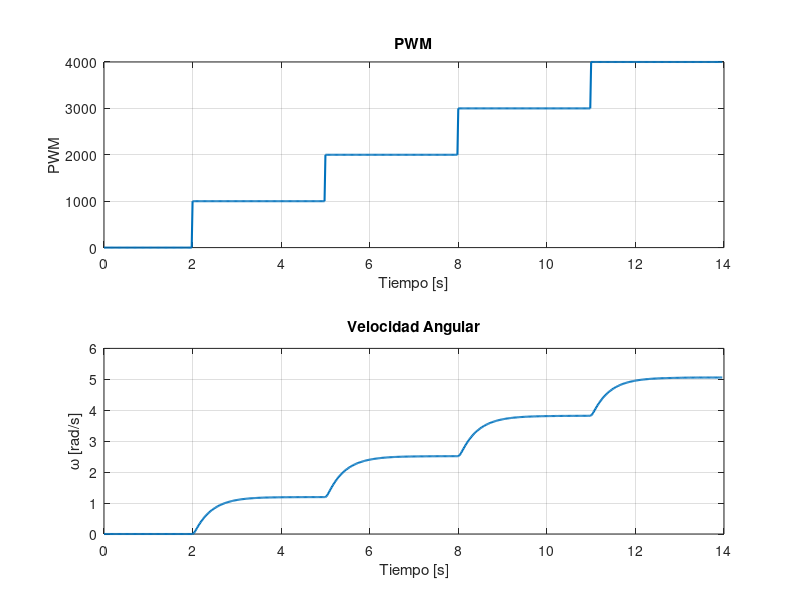

This chart was generated by the following MATLAB code: (Note: this script raises an error after producing the figure.)
% Control LQR de posicion usando:
%   Entrada  -> PWM
%   Salida   -> Velocidad angular
%

clear all
close all
clc

%% =========================================================
%  CARGAR DATOS
% ==========================================================

load("escalon_motor2.mat");

Ts = 20e-3;

u  = all_pwm(:); 
y1 = all_w(:);

N = length(u);

t = (0:N-1)' * Ts;
 

%% =========================================================
%  GRAFICOS DE DATOS
% ==========================================================

figure('Name','Datos Motor','NumberTitle','off')

subplot(2,1,1)
plot(t,u,'LineWidth',1.5)
grid on
xlabel('Tiempo [s]')
ylabel('PWM')
title('PWM')

subplot(2,1,2)
plot(t,y1,'LineWidth',1.5)
grid on
xlabel('Tiempo [s]')
ylabel('\omega [rad/s]')
title('Velocidad Angular')

%% =========================================================
%  IDENTIFICACION DEL SISTEMA
% ==========================================================

datos = iddata(y1,u,Ts);

% Modelo de primer orden
modelo = ssest(datos,1);

disp('Modelo identificado:')
modelo

A = modelo.A;
B = modelo.B;
C = modelo.C;
D = modelo.D;

%% =========================================================
%  MODELO AUMENTADO PARA POSICION
%
%  x1 = theta
%  x2 = omega
%
%  theta_dot = omega
% ==========================================================

%a = A(1,1);
%b = B(1,1);
a = modelo.A(1,1);

b = modelo.C(1,1)*modelo.B(1,1);

A_aug = [0 1;
         0 a];

B_aug = [0;
         b];

C_aug = [1 0];

D_aug = 0;

sys_aug = ss(A_aug,B_aug,C_aug,D_aug);

%% =========================================================
%  DISCRETIZAR SISTEMA
% ==========================================================

sysd = c2d(sys_aug,Ts,'zoh');

Ad = sysd.A;
Bd = sysd.B;
Cd = sysd.C;
Dd = sysd.D;

%% =========================================================
%  CONTROLADOR LQR
% ==========================================================

Q = diag([5000 50]);   % [posicion velocidad]
R = 0.001;

[K,P,E] = dlqr(Ad,Bd,Q,R);

disp('Ganancia LQR:')
disp(K)
%% =========================================================
%  SIMULACION
% ==========================================================

Tf = 4;                       % tiempo simulacion
Nsim = round(Tf/Ts);

x = zeros(2,Nsim);

% Referencia
theta_ref = pi/2;             % 90 grados

% Variables
u_control = zeros(1,Nsim);
pwm       = zeros(1,Nsim);
dir       = zeros(1,Nsim);

%% =========================================================
%  LOOP DE SIMULACION
% ==========================================================

for k = 1:Nsim-1

    % Error de estados
    x_error = x(:,k) - [theta_ref; 0];

    % Ley de control LQR
    control = -K * x_error;

    %% Saturacion PWM

    if control > 4095
        control = 4095;
    end

    if control < -4095
        control = -4095;
    end

    %% PWM y direccion

    pwm(k) = abs(control);

    if control >= 0
        dir(k) = -1;
    else
        dir(k) = 1;
    end

    u_control(k) = control;

    %% Sistema discreto

    x(:,k+1) = Ad*x(:,k) + Bd*control;

end

%% Evitar caida final del grafico

u_control(end) = u_control(end-1);
pwm(end)       = pwm(end-1);
dir(end)       = dir(end-1);

%% =========================================================
%  GRAFICOS DE SIMULACION
% ==========================================================

t_sim = (0:Nsim-1)*Ts;

figure('Name','Simulacion LQR','NumberTitle','off')

plot(t_sim,x(1,:)*180/pi,'LineWidth',1.5)
hold on
yline(theta_ref*180/pi,'r--')
grid on
ylabel('Posición [°]')
xlabel('Tiempo [s]')
legend('Posición actual', 'Objetivo', 'Location', 'best');
